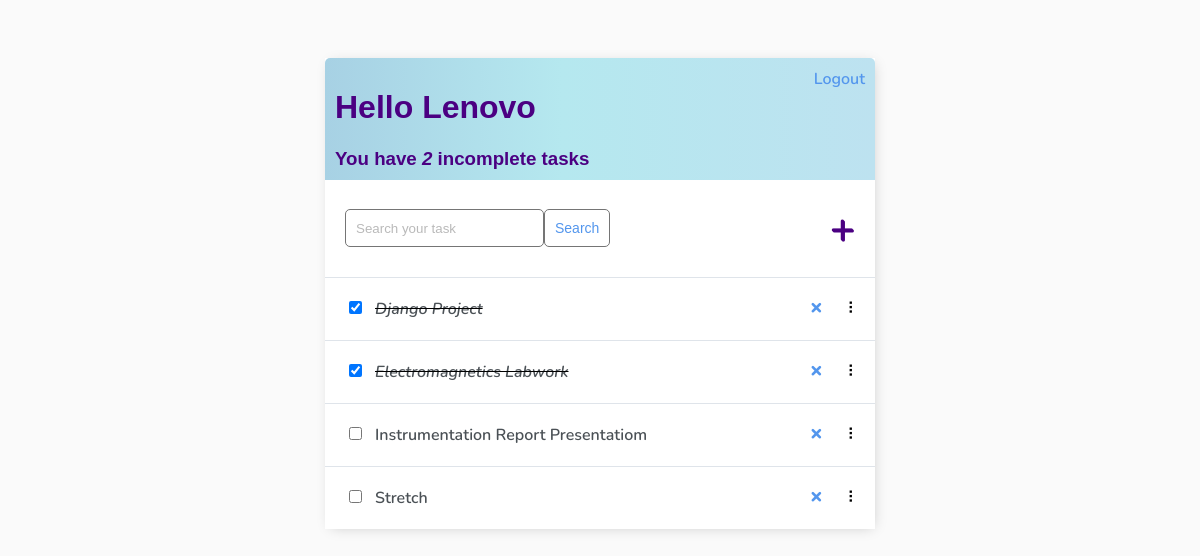
The app's page / (signed in), older data.
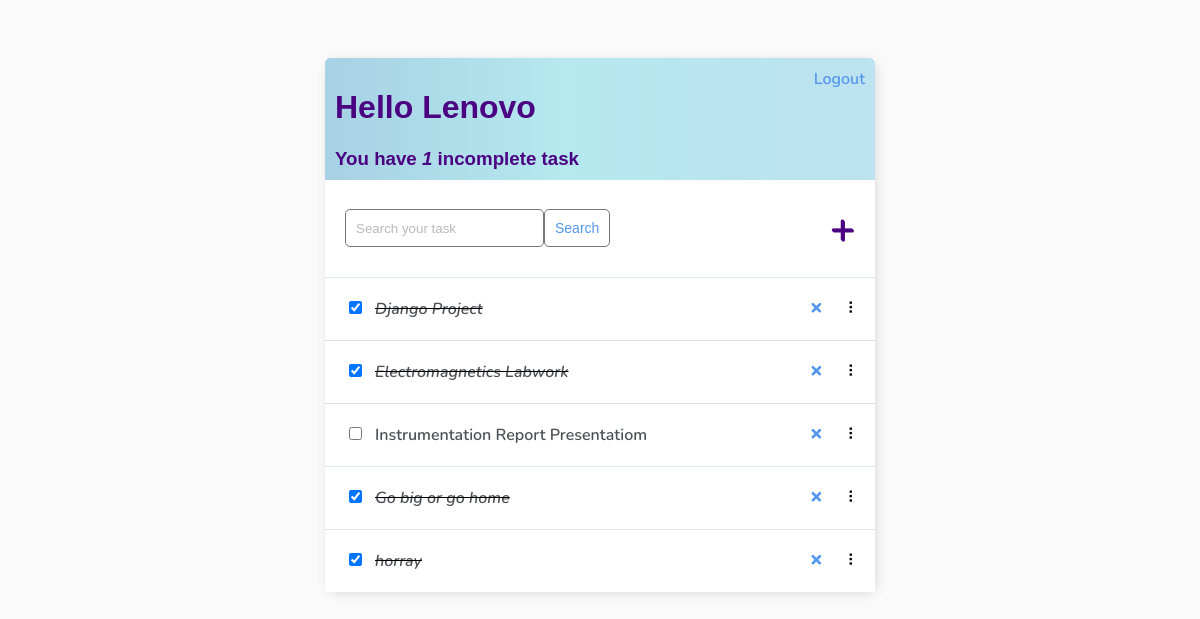
The same page, newer data.
### base/models.py (models this page shows)
class Task(models.Model):
    user = models.ForeignKey(User, on_delete=models.CASCADE, null=True, blank=True)
    title = models.CharField(max_length=200)
    description = models.TextField(null=True, blank=True)
    complete = models.BooleanField(default=False)
    created = models.DateTimeField(auto_now_add=True)
    def __str__(self):
        return self.title
    class Meta:
        order_with_respect_to = 'user'

### base/views.py (the view)
# urls.py: path('', TaskList.as_view(), name='tasks'),
class TaskList(LoginRequiredMixin, ListView):
    model = Task
    context_object_name = 'tasks'
    def get_context_data(self, **kwargs):
        context = super().get_context_data(**kwargs)
        context['tasks'] = context['tasks'].filter(user=self.request.user)
        context['count'] = context['tasks'].filter(complete=False).count()
        search_input = self.request.GET.get('search-area') or ''
        if search_input:
            context['tasks'] = context['tasks'].filter(
                title__contains=search_input)
        context['search_input'] = search_input
        return context

### base/templates/base/task_list.html (shortened to what this page needs)
{% extends 'base/main.html' %}
{% block content %}
<div class="header-bar">
    <div>
        <h1>Hello {{ request.user|title }}</h1>
        <h3 style="margin:0">You have <i>{{ count }}</i> incomplete task{{ count|pluralize:"s" }}</h3>
    </div>
    {% if request.user.is_authenticated %}
    <a href="{% url 'logout' %}">Logout</a>
    {% else %}
    <a href="{% url 'login' %}">Login</a>
    {% endif %}
</div>
<div id="search-add-wrapper">
    <form method="GET" style="display: flex;">
        <input type="text" name="search-area" placeholder="Search your task" value="{{ search_input }}">
        <input class="button" type="submit" value="Search">
    </form>
    {% if tasks|length > 0 %}
    <a id="add-link" href="{% url 'task-create' %}">&#x2b;</a>
    {% endif %}
</div>
<div id="tasklist" class="task-items-wrapper">
    {% for task in tasks %}
    <div class="task-wrapper" data-position="{{ task.pk }}">
        <div class="task-title">
            <form method="post" action="{% url 'toggle-complete' task.id %}" style="display:inline;">
                <input type="checkbox" onChange="this.form.submit()" {% if task.complete %}checked{% endif %}>
            </form>
            {% if task.complete %}
                <i><s><a href="{% url 'task-update' task.id %}">{{ task }}</a></s></i>
            {% else %}
                <a href="{% url 'task-update' task.id %}">{{ task }}</a>
            {% endif %}
        </div>
        <div class="task-controls">
            <a class="delete-link" href="{% url 'task-delete' task.id %}">&#215;</a>
            <span class="handle">&nbsp;&#10247;</span>
        </div>
    </div>
    {% empty %}
    <div style="text-align: center; padding-bottom: 10px; line-height: 1em;">
        <h3>No new tasks are created.</h3>
        <h3>Create a <a style="text-decoration: none; color: #e53935;" href="{% url 'task-create' %}">New task</a>!</h3>
    </div>
    {% endfor %}
</div>
{% endblock content %}

### base/templates/base/main.html (shortened to what this page needs)
<!DOCTYPE html>
<html lang="en">
<head>
</head>
<body>
    <div class="container">
        {% block content %} {% endblock content %}
    </div>
</body>
</html>

### base/templates/base/main.html (style rules this page uses)
body { background-color: #FAFAFA; font-family: 'Nunito', sans-serif; padding-top: 50px; }
h1, h2, h3, h4, h5, h6 { font-family:'Raleway', sans-serif; }
a, p { color: #4b5156 }
a { font-weight: 600; }
.container { max-width: 550px; margin: auto; background-color: #fff; -webkit-box-shadow: 2px 2px 13px -4px rgba(0, 0, 0, 0.21); box-shadow: 2px 2px 13px -4px rgba(0, 0, 0, 0.21); }
input { outline: none; border: none; }
.header-bar { display: flex; justify-content: space-between; color: indigo; padding: 10px; border-radius: 5px 5px 0 0; background: linear-gradient(90deg, #a7d1e4 0%, #b5e8ef 43%, #bde2f0 100%); }
.header-bar a { color: #5396ed; text-decoration: none; }
.task-wrapper { display: flex; align-items: center; justify-content: space-between; background-color: #fff; border-top: 1px solid #dfe4ea; overflow: hidden; }
.task-title { display: flex; padding: 20px; }
.task-title a { text-decoration: none; color: #4b5156; margin-left: 10px; }
.delete-link { text-decoration: none; font-weight: 900; color: #5396ed; font-size: 22px; line-height: 0; padding: 20px 0px; }
.handle { display: inline-block; padding: 20px 16px; cursor: grab; user-select: none; }
.handle:after, .handle:before { display: block; content: ""; }
#add-link { color: indigo; text-decoration: none; font-size: 42px; text-shadow: 1px 1px indigo; }
#search-add-wrapper { display: flex; justify-content: space-between; align-items: center; padding: 20px; }
input[type=text], input[type=password], textarea { border: 1px solid #757575; border-radius: 5px; padding: 10px; width: 90%; }
::placeholder { font-weight: 300; opacity: 0.5; }
.button { border: 1px solid #757575; background-color: #FFF; color: #5396ed; padding: 10px; font-size: 14px; border-radius: 5px; cursor: pointer; text-decoration: none; }

Row changes from the older to the newer data that the page shows:
removed Task: title "Stretch"
added Task: complete "☑", title "Go big or go home"
added Task: complete "☑", title "horray"
Text that changed along with them:
{{ count }}: "2" → "1"
